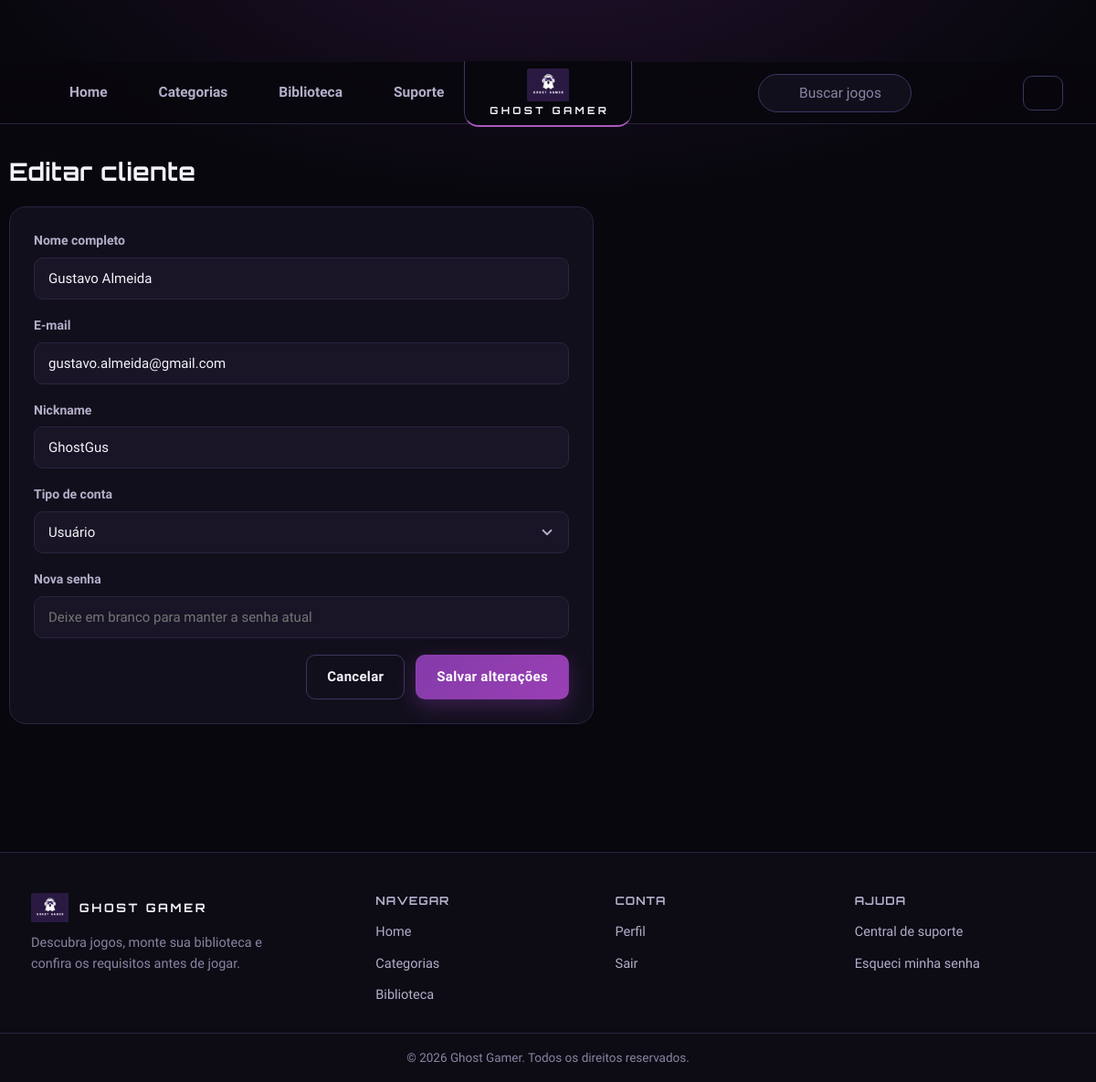
/XAMP/alteraCliente.php?id=14 (signed in), run on the app's committed database.
### tables this page shows
CREATE TABLE `clientes` (
  `id_cliente` int(11) NOT NULL,
  `cli_nome` varchar(110) DEFAULT NULL,
  `email` varchar(110) DEFAULT NULL,
  `nickname` varchar(110) DEFAULT NULL,
  `foto` varchar(255) DEFAULT NULL,
  `senha` varchar(255) DEFAULT NULL,
  `administrador` enum('usuario','admin') NOT NULL DEFAULT 'usuario',
  `token_lembrar` varchar(64) DEFAULT NULL,
  `token_lembrar_expira` datetime DEFAULT NULL,
  `token_recuperacao` varchar(6) DEFAULT NULL,
  `token_expira` datetime DEFAULT NULL,
  `tentativas_login` tinyint(3) UNSIGNED NOT NULL DEFAULT 0,
  `bloqueado_ate` datetime DEFAULT NULL
);

### XAMP/alteraCliente.php (the view, shortened to what this page needs)
<?php
$pdo = conectarBanco();
$id = (int) ($_GET["id"] ?? $_POST["id_cliente"] ?? 0);
$stmt = $pdo->prepare("SELECT * FROM clientes WHERE id_cliente = :id");
$stmt->execute(["id" => $id]);
$cliente = $stmt->fetch();
?>
<!DOCTYPE html>
<html lang="pt-br">
<head>
    <link rel="stylesheet" href="../ASSETS/CSS/global.css">
    <link rel="stylesheet" href="../ASSETS/CSS/admin.css">
</head>
<body>
    <?php include __DIR__ . "/../PAGINAS/parciais/nav.php"; ?>
    <main class="container admin-page">
        <h1>Editar cliente</h1>
        <form method="post" class="panel admin-form">
            <div class="field">
                <label>Nome completo</label>
                <input type="text" name="cli_nome" value="<?= htmlspecialchars($cliente["cli_nome"]) ?>" required>
            </div>
            <div class="field">
                <label>E-mail</label>
                <input type="email" name="email" value="<?= htmlspecialchars($cliente["email"]) ?>" required>
            </div>
            <div class="field">
                <label>Nickname</label>
                <input type="text" name="nickname" value="<?= htmlspecialchars($cliente["nickname"]) ?>" required>
            </div>
            <div class="field">
                <label>Tipo de conta</label>
                <select name="administrador">
                    <option value="usuario" <?= $cliente["administrador"] === "usuario" ? "selected" : "" ?>>Usuário</option>
                </select>
            </div>
            <div class="field">
                <label>Nova senha</label>
                <input type="password" name="senha" placeholder="Deixe em branco para manter a senha atual">
            </div>
            <div class="admin-form-acoes">
                <a href="consulta.php?aba=clientes" class="btn btn-outline">Cancelar</a>
                <button type="submit" class="btn btn-primary">Salvar alterações</button>
            </div>
        </form>
    </main>
    <?php include __DIR__ . "/../PAGINAS/parciais/footer.php"; ?>
</body>
</html>

### ASSETS/CSS/global.css (style rules this page uses)
:root { --gg-bg: #08070d; --gg-bg-elevado: #0d0b14; --gg-card: #120f1c; --gg-card-2: #191526; --gg-card-3: #221c33; --gg-borda: #2a2440; --gg-borda-forte: #3d3560; --gg-roxo: #ab58bc; --gg-roxo-esc: #843ba9; --gg-roxo-prof: #86269e; --gg-roxo-vivo: #b653cd; --gg-roxo-btn: #9a3fb5; --gg-roxo-claro: #c98be0; --gg-texto: #f4f2f9; --gg-texto-2: #b4aeca; --gg-texto-3: #8a84a3; --gg-ok: #34d399; --gg-erro: #f87171; --gg-aviso: #fbbf24; --gg-fonte-titulo: 'Orbitron', 'Segoe UI', 'Trebuchet MS', sans-serif; --gg-fonte: 'Rajdhani', 'Segoe UI', Arial, sans-serif; --gg-raio: 14px; --gg-raio-sm: 10px; --gg-raio-lg: 18px; --gg-sombra: 0 12px 32px rgba(0, 0, 0, 0.45); --gg-capa-fundo: linear-gradient(160deg, #2a1740 0%, #0d0a16 100%); --gg-altura-header: 68px; --bg-0: var(--gg-bg); --bg-1: var(--gg-card); --bg-2: var(--gg-card-2); --bg-3: var(--gg-card-3); --border: var(--gg-borda); --accent: var(--gg-roxo); --accent-2: var(--gg-roxo-claro); --accent-grad: linear-gradient(135deg, var(--gg-roxo-esc), var(--gg-roxo-btn)); --danger: var(--gg-erro); --success: var(--gg-ok); --text-0: var(--gg-texto); --text-1: var(--gg-texto-2); --text-2: var(--gg-texto-3); --radius-sm: var(--gg-raio-sm); --radius: var(--gg-raio); --radius-lg: var(--gg-raio-lg); --shadow-glow: 0 16px 36px rgba(0, 0, 0, 0.5), 0 0 0 1px rgba(171, 88, 188, 0.3); --topbar-h: var(--gg-altura-header); --sidebar-w: 300px; --font-display: var(--gg-fonte-titulo); --font-body: var(--gg-fonte); }
* { margin: 0; padding: 0; box-sizing: border-box; }
html { scroll-behavior: smooth; -webkit-text-size-adjust: 100%; }
body { font-family: var(--font-body); font-size: 17px; font-weight: 500; background: radial-gradient(900px 420px at 50% -80px, rgba(132, 59, 169, 0.20), transparent 70%), var(--bg-0); color: var(--text-0); min-height: 100vh; padding-top: var(--topbar-h); line-height: 1.55; }
a { text-decoration: none; color: inherit; }
h1, h2, h3, h4 { font-family: var(--font-display); letter-spacing: 0.01em; line-height: 1.2; }
.container { max-width: 1180px; margin: 0 auto; padding: 0 24px; }
.btn { display: inline-flex; align-items: center; justify-content: center; gap: 8px; min-height: 46px; padding: 12px 22px; border-radius: var(--radius-sm); border: 1px solid var(--gg-borda-forte); background: var(--bg-2); color: var(--text-0); font-family: var(--font-body); font-weight: 700; font-size: 15px; letter-spacing: 0.3px; cursor: pointer; transition: 0.2s; }
.btn-primary { color: #fff; background: var(--accent-grad); border-color: transparent; box-shadow: 0 8px 22px rgba(132, 59, 169, 0.35); }
.btn-outline { background: transparent; border: 1px solid var(--gg-borda-forte); color: var(--text-0); }
.panel { background: var(--bg-1); border: 1px solid var(--border); border-radius: var(--radius-lg); padding: 26px; }
.field { margin-bottom: 18px; text-align: left; }
.field label { display: block; font-size: 14px; font-weight: 700; margin-bottom: 7px; color: var(--text-1); }
.field input, .field select, .field textarea { width: 100%; padding: 13px 15px; border-radius: var(--radius-sm); border: 1px solid var(--border); background: var(--bg-2); color: var(--text-0); font-family: var(--font-body); font-size: 15px; transition: 0.2s; }
.field select { appearance: none; -webkit-appearance: none; padding-right: 42px; cursor: pointer; background-repeat: no-repeat; background-position: right 14px center; background-size: 18px; }
.field select option { background: var(--bg-2); color: var(--text-0); }

### ASSETS/CSS/admin.css (style rules this page uses)
.admin-page { padding: 36px 0 60px; }
.admin-page h1 { font-size: 27px; margin-bottom: 22px; }
.admin-form { max-width: 640px; }
.admin-form-acoes { display: flex; justify-content: flex-end; gap: 12px; margin-top: 10px; }

### data on the page
clientes: cli_nome "Gustavo Almeida", email "gustavo.almeida@gmail.com", nickname "GhostGus", administrador "Usuário"
